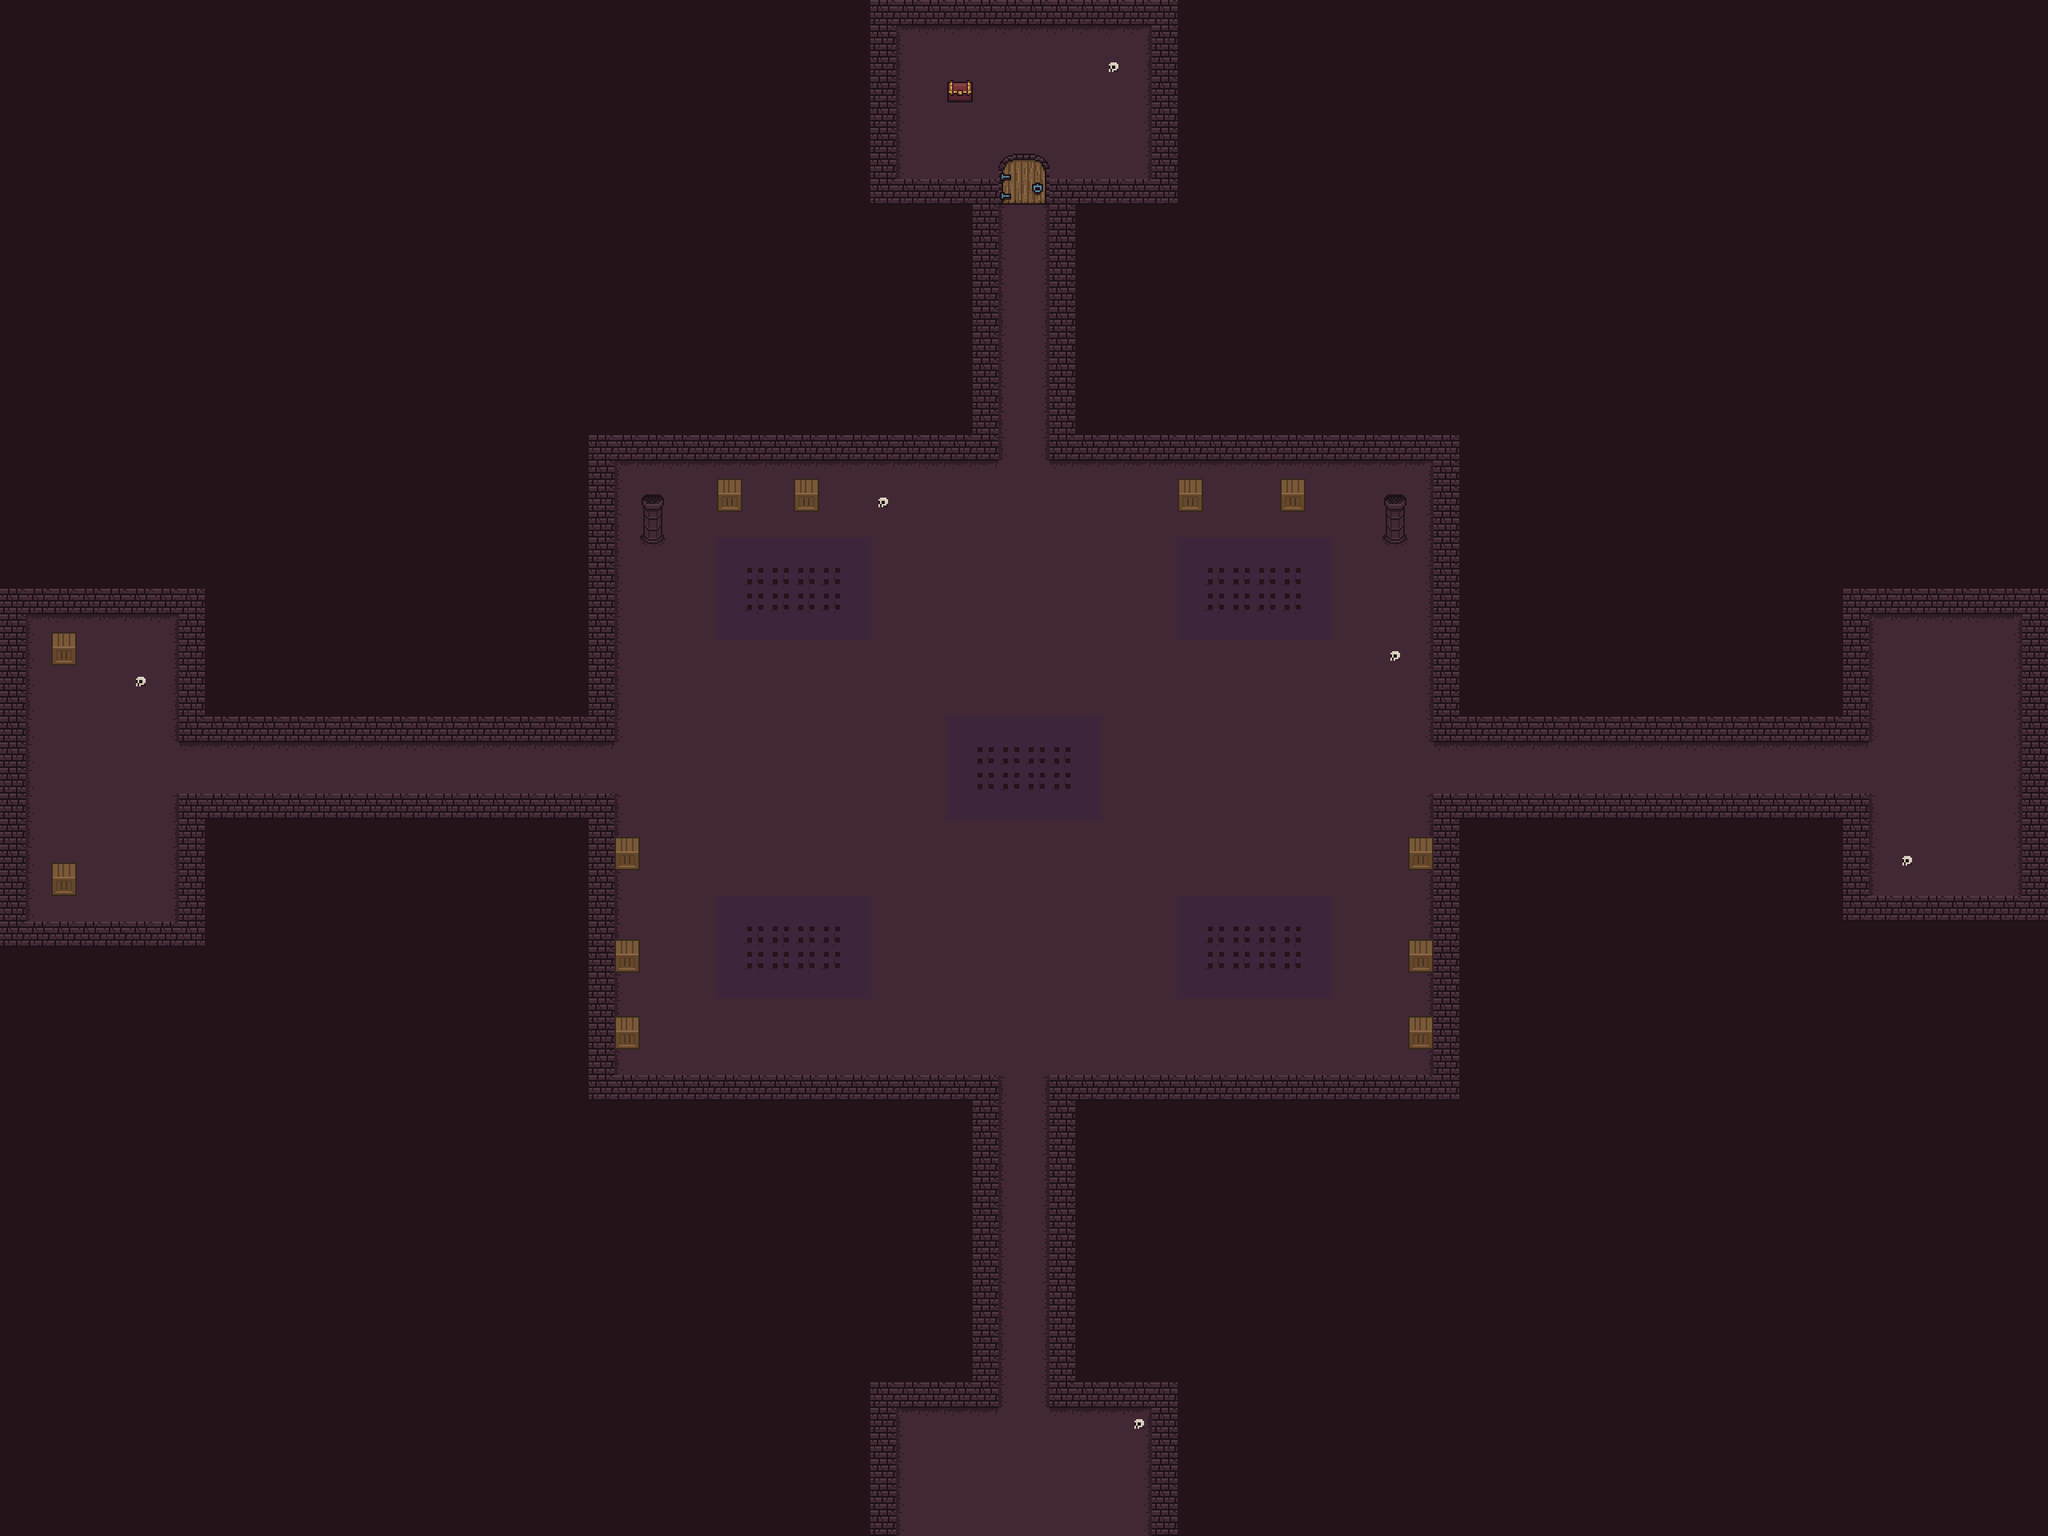

A 2D game scene composited from a Tiled map and its tileset images. What follows is a short description and the map's XML, with each tile layer's data collapsed to a summary:
An orthogonal 80x60 tile map with 48x48 px tiles, 3 tile layers (ground, traps, objects).

<map version="1.10" tiledversion="1.11.2" orientation="orthogonal" renderorder="right-down" width="80" height="60" tilewidth="48" tileheight="48" infinite="0" nextlayerid="5" nextobjectid="1">
 <tileset firstgid="1" source="../tilesets/tileset_level3.tsx" />
 <layer id="1" name="ground" width="80" height="60">
  <data>[4800 cells, 4800 non-empty, 8 distinct tile ids]</data>
 </layer>
 <layer id="2" name="traps" width="80" height="60">
  <data>[4800 cells, 120 non-empty, 2 distinct tile ids]</data>
 </layer>
 <layer id="4" name="objects" width="80" height="60">
  <data>[4800 cells, 41 non-empty, 11 distinct tile ids]</data>
 </layer>
</map>
